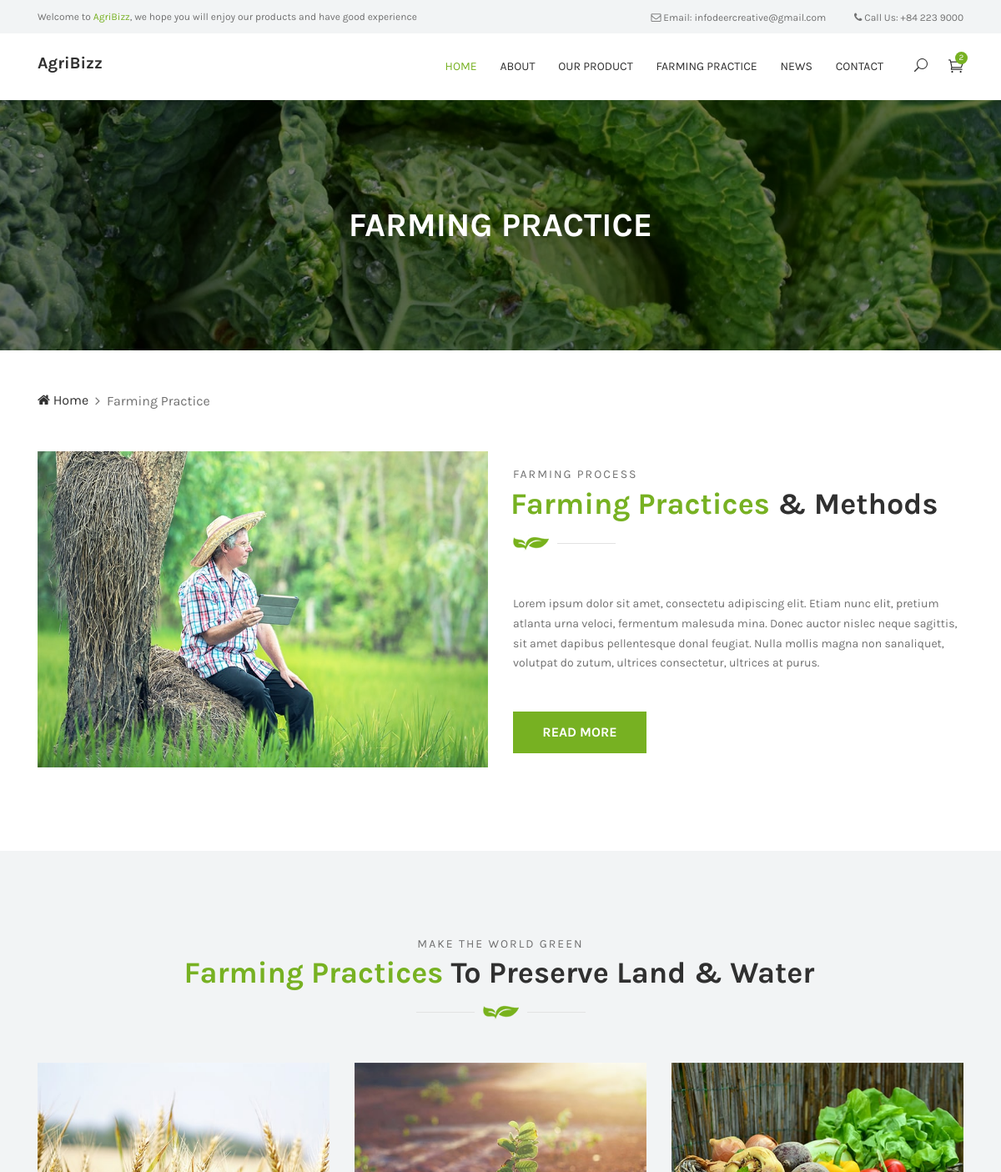
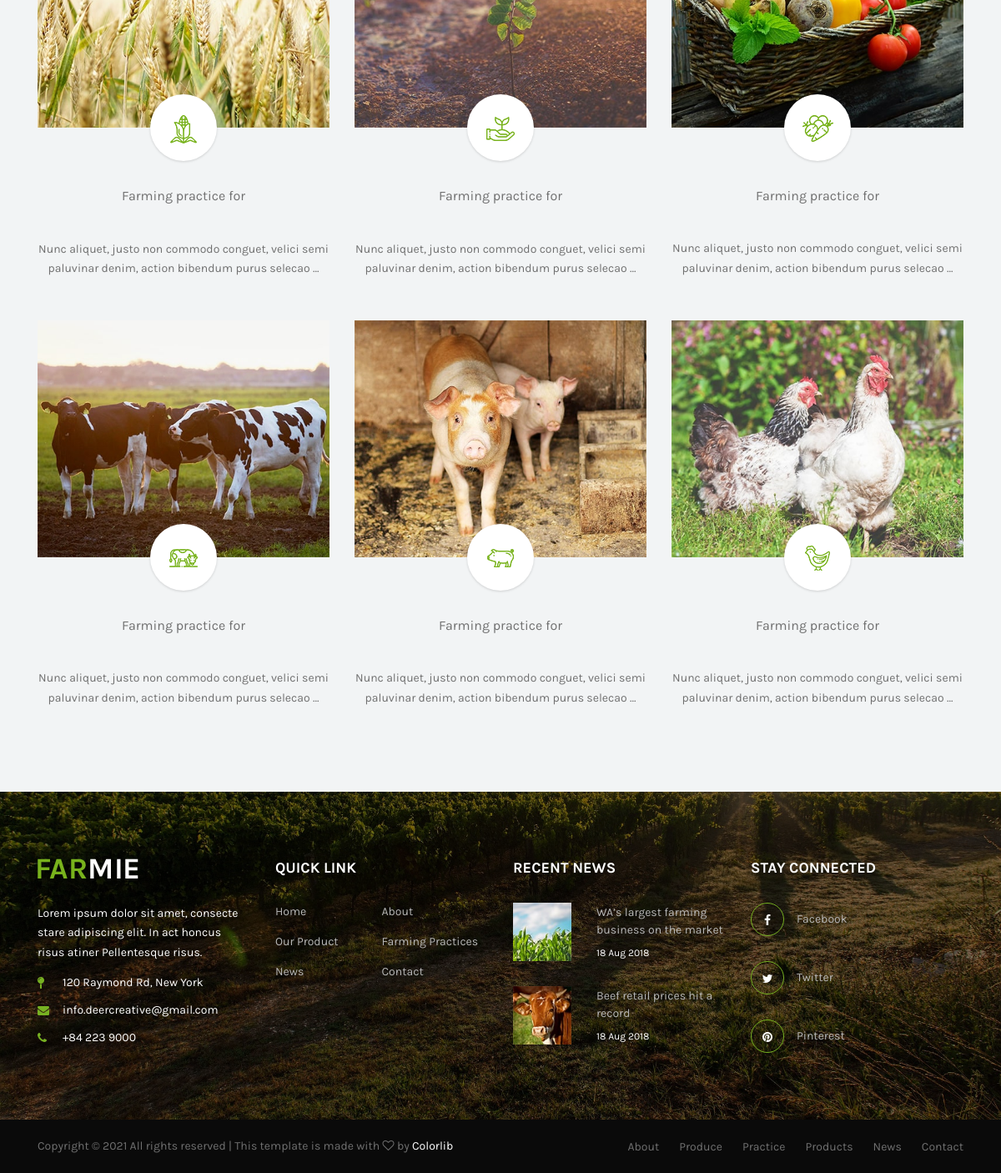
The page /farming_practice.html on the database its author committed (2 pictures, top to bottom).
### blog/models.py (models this page shows, shortened)
class BlogPost (models.Model):
    STATUS_CHOICE = (('draft', 'Draft'), ('published', 'Published'),)
    title = models.CharField(max_length=200,)
    slug = models.SlugField(max_length=100, null=True, unique=True)
    author = models.ForeignKey(
        User, on_delete=models.CASCADE, related_name='blog_posts')
    thumbnail = models.ImageField(upload_to=upload_location, null=True, blank=True)
    icon = ImageField(upload_to=upload_location, null=True, blank=True)
    body = models.TextField(null=False, blank=False)
    publish = models.DateTimeField(default=timezone.now)
    date_created = models.DateTimeField(
        auto_now_add=True, verbose_name="date_published")
    date_updated = models.DateTimeField(
        auto_now=True, verbose_name="date_updated")
    status = models.CharField(
        max_length=10, choices=STATUS_CHOICE, default='draft')
    featured = models.BooleanField()
    class Meta:
        ordering = ('-publish',)

### blog/views.py (the view)
# urls.py: path('farming_practice.html', views.farming_practice, name="practice"),
def farming_practice(request):
    queryset = BlogPost.objects.all()
    context = {
        'object_list': queryset
    }
    return render(request, 'farming_practice.html', context)

### blog/templates/farming_practice.html
{% extends 'base.html' %}
{% load static %}
{% block content %}
    <div class="breadcrumb-area bg-img bg-overlay jarallax" style="background-image: url({% static 'img/bg-img/18.jpg' %});">
        <div class="container h-100">
            <div class="row h-100 align-items-center">
                <div class="col-12">
                    <div class="breadcrumb-text">
                        <h2>Farming Practice</h2>
                    </div>
                </div>
            </div>
        </div>
    </div>
    <div class="famie-breadcrumb">
        <div class="container">
            <nav aria-label="breadcrumb">
                <ol class="breadcrumb">
                    <li class="breadcrumb-item"><a href="index.html"><i class="fa fa-home"></i> Home</a></li>
                    <li class="breadcrumb-item active" aria-current="page">Farming Practice</li>
                </ol>
            </nav>
        </div>
    </div>
    <section class="about-us-area">
        <div class="container">
            <div class="row align-items-center">
                <div class="col-12 col-lg-6">
                    <div class="about-us-thumbnail mb-100">
                        <img src="{% static 'img/bg-img/24.jpg' %}" alt="">
                    </div>
                </div>
                <div class="col-12 col-lg-6">
                    <div class="about-us-content mb-100">
                        <div class="section-heading">
                            <p>FARMING PROCESS</p>
                            <h2><span>Farming Practices</span> &amp; Methods</h2>
                            <img src="{% static 'img/core-img/decor.png' %}" alt="">
                        </div>
                        <p>Lorem ipsum dolor sit amet, consectetu adipiscing elit. Etiam nunc elit, pretium atlanta urna veloci, fermentum malesuda mina. Donec auctor nislec neque sagittis, sit amet dapibus pellentesque donal feugiat. Nulla mollis magna
                            non sanaliquet, volutpat do zutum, ultrices consectetur, ultrices at purus.</p>
                        <a href="#" class="btn famie-btn mt-30">Read More</a>
                    </div>
                </div>
            </div>
        </div>
    </section>
    <section class="farming-practice-area bg-gray section-padding-100-50">
        <div class="container">
            <div class="row">
                <div class="col-12">
                    <div class="section-heading text-center">
                        <p>Make the world green</p>
                        <h2><span>Farming Practices</span> To Preserve Land & Water</h2>
                        <img src="{% static 'img/core-img/decor2.png' %}" alt="">
                    </div>
                </div>
            </div>
            <div class="row">
                {% for obj in object_list %}
                <div class="col-12 col-sm-6 col-lg-4">
                    <div class="single-farming-practice-area mb-50 wow fadeInUp" data-wow-delay="100ms">
                        <div class="farming-practice-thumbnail">
                            <img src="{{obj.thumbnail.url}}" alt="">
                        </div>
                        <div class="farming-practice-content text-center">
                            <div class="farming-icon">
                                <img src="{{obj.icon.url}}" alt="">
                            </div>
                            <span>Farming practice for</span>
                            <a href="practice_details.html"><h4>{{obj.title}}</h4></a>
                            <p>{{obj.body | slice:":100"}}...</p>
                        </div>
                    </div>
                </div>
                {% endfor %}
            </div>
        </div>
    </section>
{% endblock content %}

### mainApp/templates/base.html (shortened to what this page needs)
{% load static %}
<!DOCTYPE html>
<html lang="en">
<head>
    <link rel="stylesheet" href="{% static 'style.css' %}">
</head>
<body>
    <header class="header-area">
        <div class="top-header-area">
            <div class="container">
                <div class="row">
                    <div class="col-12">
                        <div class="top-header-content d-flex align-items-center justify-content-between">
                            <div class="top-header-meta">
                                <p>Welcome to <span>AgriBizz</span>, we hope you will enjoy our products and have good experience</p>
                            </div>
                            <div class="top-header-meta text-right">
                                <a href="#" data-toggle="tooltip" data-placement="bottom" title="infodeercreative@gmail.com"><i class="fa fa-envelope-o" aria-hidden="true"></i> <span>Email: infodeercreative@gmail.com</span></a>
                                <a href="#" data-toggle="tooltip" data-placement="bottom" title="+1 234 122 122"><i class="fa fa-phone" aria-hidden="true"></i> <span>Call Us: +84 223 9000</span></a>
                            </div>
                        </div>
                    </div>
                </div>
            </div>
        </div>
        <div class="famie-main-menu">
            <div class="classy-nav-container breakpoint-off">
                <div class="container">
                    <nav class="classy-navbar justify-content-between" id="famieNav">
                        <a href="index.html" class="nav-brand">
                            <h5>Agri<span>Bizz</span></h5>
                        </a>
                            <div class="classy-menu">
                                <div class="classynav">
                                    <ul>
                                        <li class="active"><a href="/">Home</a></li>
                                        <li><a href="about.html">About</a></li>
                                        <li><a href="our-product.html">Our Product</a></li>
                                        <li><a href="farming_practice.html">Farming Practice</a></li>
                                        <li><a href="news.html">News</a></li>
                                        <li><a href="contact.html">Contact</a></li>
                                    </ul>
                                    <div id="searchIcon">
                                        <i class="icon_search" aria-hidden="true"></i>
                                    </div>
                                    <div id="cartIcon">
                                        <a href="#">
                                            <i class="icon_cart_alt" aria-hidden="true"></i>
                                            <span class="cart-quantity">2</span>
                                        </a>
                                    </div>
                                </div>
                            </div>
                    </nav>
                </div>
            </div>
        </div>
    </header>
{% block content %}
{% endblock %}
    <footer class="footer-area">
        <div class="main-footer bg-img bg-overlay section-padding-80-0" style="background-image: url({% static 'img/bg-img/3.jpg' %});">
            <div class="container">
                <div class="row">
                    <div class="col-12 col-sm-6 col-lg-3">
                        <div class="footer-widget mb-80">
                            <a href="#" class="foo-logo d-block mb-30"><img src="{% static 'img/core-img/logo2.png' %}" alt=""></a>
                            <p>Lorem ipsum dolor sit amet, consecte stare adipiscing elit. In act honcus risus atiner Pellentesque risus.</p>
                            <div class="contact-info">
                                <p><i class="fa fa-map-pin" aria-hidden="true"></i><span>120 Raymond Rd, New York</span></p>
                                <p><i class="fa fa-envelope" aria-hidden="true"></i><span>info.deercreative@gmail.com</span></p>
                                <p><i class="fa fa-phone" aria-hidden="true"></i><span>+84 223 9000</span></p>
                            </div>
                        </div>
                    </div>
                    <div class="col-12 col-sm-6 col-lg-3">
                        <div class="footer-widget mb-80">
                            <h5 class="widget-title">QUICK LINK</h5>
                            <nav class="footer-widget-nav">
                                <ul>
                                    <li><a href="#">Home</a></li>
                                    <li><a href="#">About</a></li>
                                    <li><a href="#">Our Product</a></li>
                                    <li><a href="#">Farming Practices</a></li>
                                    <li><a href="#">News</a></li>
                                    <li><a href="#">Contact</a></li>
                                </ul>
                            </nav>
                        </div>
                    </div>
                    <div class="col-12 col-sm-6 col-lg-3">
                        <div class="footer-widget mb-80">
                            <h5 class="widget-title">RECENT NEWS</h5>
                            <div class="single-recent-blog d-flex align-items-center">
                                <div class="post-thumbnail">
                                    <img src="{% static 'img/bg-img/4.jpg' %}" alt="">
                                </div>
                                <div class="post-content">
                                    <a href="#" class="post-title">WA’s largest farming business on the market</a>
                                    <div class="post-date">18 Aug 2018</div>
                                </div>
                            </div>
                            <div class="single-recent-blog d-flex align-items-center">
                                <div class="post-thumbnail">
                                    <img src="{% static 'img/bg-img/5.jpg' %}" alt="">
                                </div>
                                <div class="post-content">
                                    <a href="#" class="post-title">Beef retail prices hit a record</a>
                                    <div class="post-date">18 Aug 2018</div>
                                </div>
                            </div>
                        </div>
                    </div>
                    <div class="col-12 col-sm-6 col-lg-3">
                        <div class="footer-widget mb-80">
                            <h5 class="widget-title">STAY CONNECTED</h5>
                            <div class="footer-social-info">
                                <a href="#">
                                    <i class="fa fa-facebook" aria-hidden="true"></i>
                                    <span>Facebook</span>
                                </a>
                                <a href="#">
                                    <i class="fa fa-twitter" aria-hidden="true"></i>
                                    <span>Twitter</span>
                                </a>
                                <a href="#">
                                    <i class="fa fa-pinterest" aria-hidden="true"></i>
                                    <span>Pinterest</span>
                                </a>
                            </div>
                        </div>
                    </div>
                </div>
            </div>
        </div>
        <div class="copywrite-area">
            <div class="container">
                <div class="copywrite-text">
                    <div class="row align-items-center">
                        <div class="col-md-6">
                            <p>
                                Copyright &copy;
                                 All rights reserved | This template is made with <i class="fa fa-heart-o" aria-hidden="true"></i> by <a href="https://colorlib.com" target="_blank">Colorlib</a>
                            </p>
                        </div>
                        <div class="col-md-6">
                            <div class="footer-nav">
                                <nav>
                                    <ul>
                                        <li><a href="#">About</a></li>
                                        <li><a href="#">Produce</a></li>
                                        <li><a href="#">Practice</a></li>
                                        <li><a href="#">Products</a></li>
                                        <li><a href="#">News</a></li>
                                        <li><a href="#">Contact</a></li>
                                    </ul>
                                </nav>
                            </div>
                        </div>
                    </div>
                </div>
            </div>
        </div>
    </footer>
</body>
</html>

### static/css/classy-nav.css (style rules this page uses)
body { font-family: "Roboto", sans-serif; }
ul { margin: 0; }
ul li { list-style: none; }
img { height: auto; max-width: 100%; }
.bg-img { background-position: center center; background-size: cover; background-repeat: no-repeat; }
.classy-nav-container { position: relative; z-index: 100; background-color: #ffffff; }
.classy-nav-container * { box-sizing: border-box; }
.classy-nav-container a { -webkit-transition-duration: 500ms; transition-duration: 500ms; text-decoration: none; outline: none; font-size: 14px; font-weight: 400; color: #232323; display: inline-block; }
.justify-content-between { -webkit-box-pack: justify; -ms-flex-pack: justify; justify-content: space-between; }
.classy-navbar { width: 100%; height: 70px; padding: 0.5em 2em; display: -webkit-box; display: -ms-flexbox; display: flex; -webkit-box-align: center; -ms-flex-align: center; -ms-grid-row-align: center; align-items: center; }
.classy-navbar .nav-brand { font-size: 26px; font-weight: 500; color: #565656; display: inline-block; margin-right: 30px; }
.classynav ul li { display: inline-block; clear: both; position: inherit; z-index: 10; }
.classynav ul li a { padding: 0 12px; display: block; height: 35px; font-size: 14px; line-height: 34px; }
.breakpoint-off .classynav { display: -webkit-box; display: -ms-flexbox; display: flex; -webkit-box-align: center; -ms-flex-align: center; -ms-grid-row-align: center; align-items: center; }

### rows shown on the page
BlogPost: thumbnail (picture), icon (picture), body "Nunc aliquet, justo non commodo conguet, velici semi paluvinar denim, action bibendum purus selecao"
BlogPost: thumbnail (picture), icon (picture), body "Nunc aliquet, justo non commodo conguet, velici semi paluvinar denim, action bibendum purus selecao"
BlogPost: thumbnail (picture), icon (picture), body "Nunc aliquet, justo non commodo conguet, velici semi paluvinar denim, action bibendum purus selecao"
BlogPost: thumbnail (picture), icon (picture), body "Nunc aliquet, justo non commodo conguet, velici semi paluvinar denim, action bibendum purus selecao"
BlogPost: thumbnail (picture), icon (picture), body "Nunc aliquet, justo non commodo conguet, velici semi paluvinar denim, action bibendum purus selecao"
BlogPost: thumbnail (picture), icon (picture), body "Nunc aliquet, justo non commodo conguet, velici semi paluvinar denim, action bibendum purus selecao"
